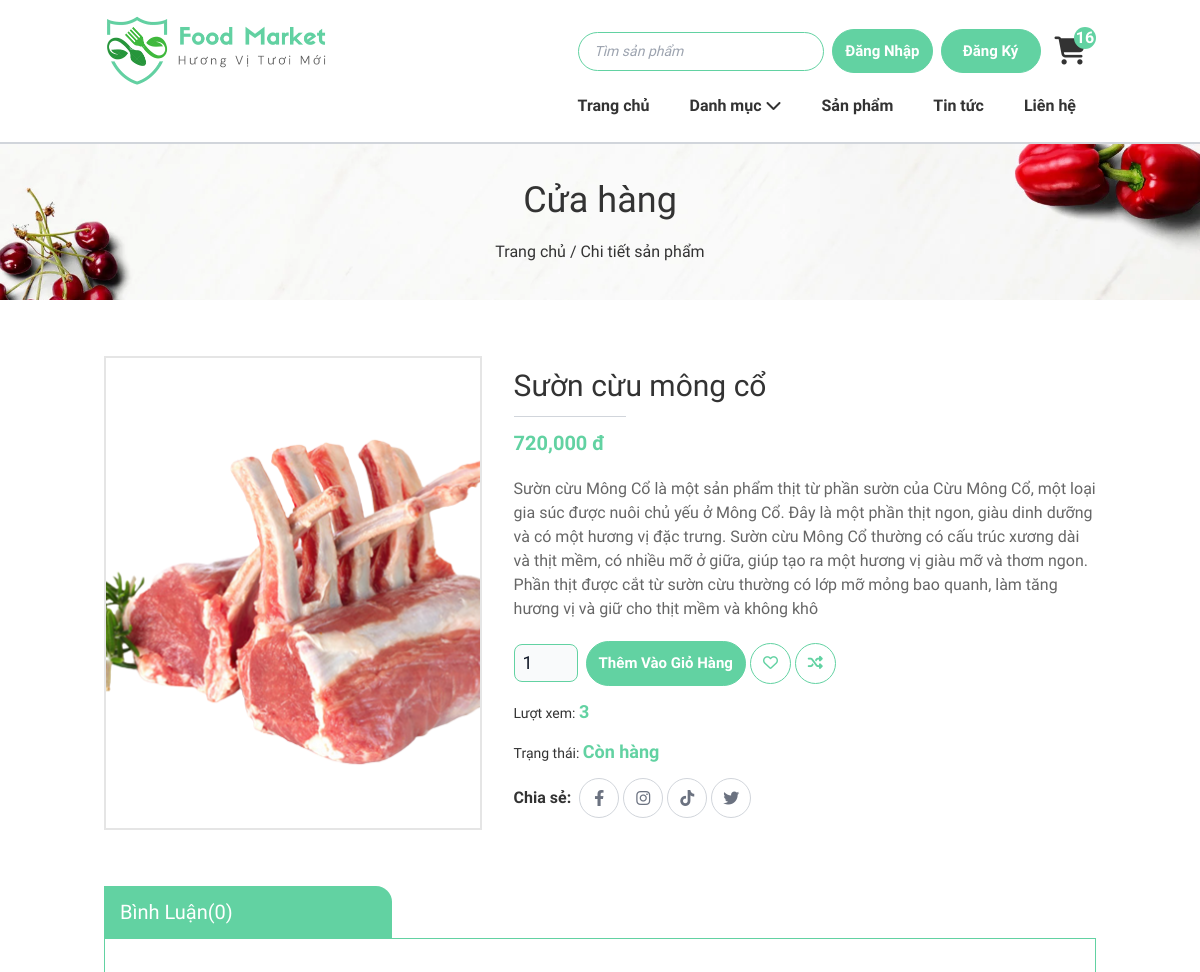
The page /site/hang-hoa/chi-tiet.php?ma_hh=42 (upper part) on the database as committed earlier.
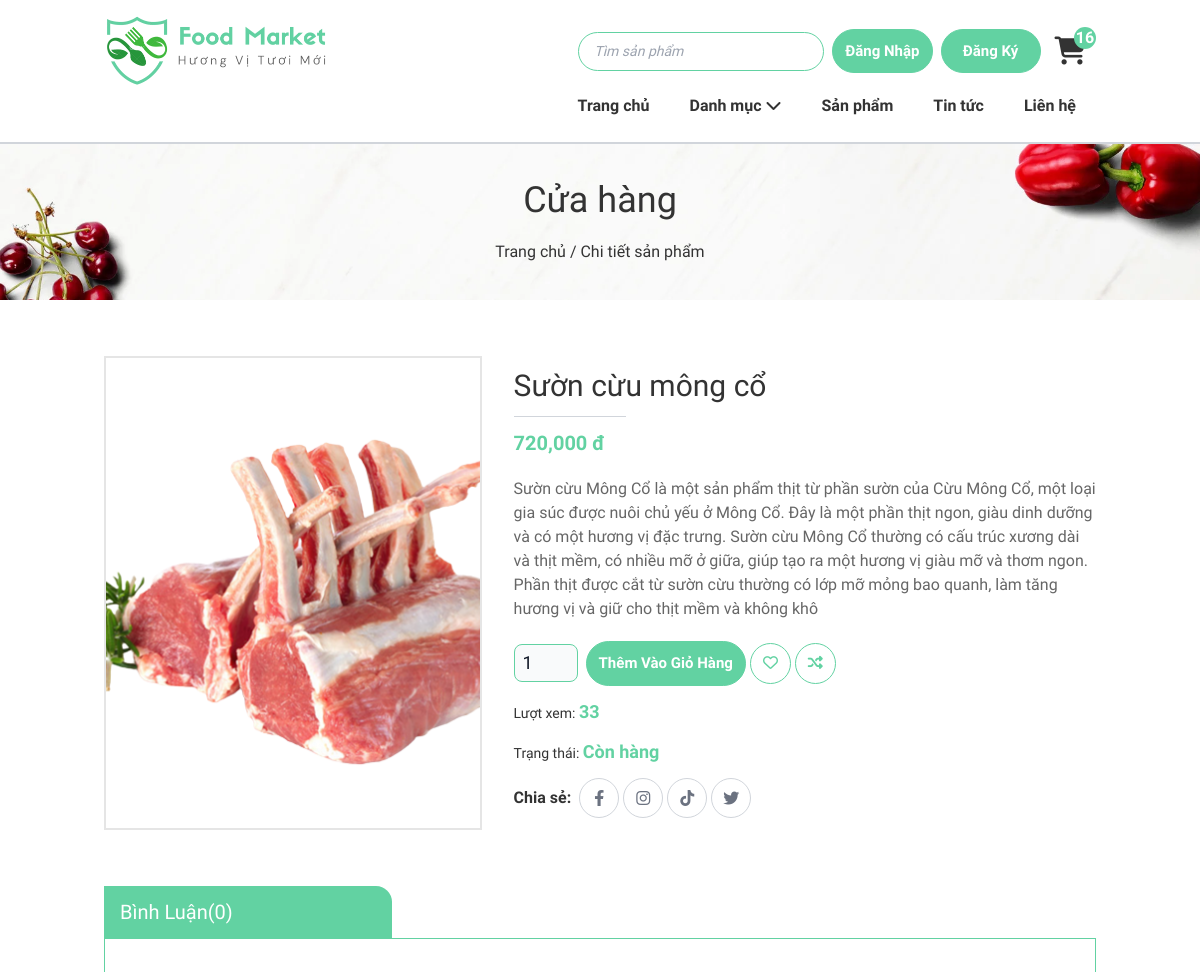
The same page on the database as committed later.
### tables this page shows
CREATE TABLE `hang_hoa` (
  `ma_hh` int(11) NOT NULL COMMENT 'mã hàng hoá',
  `ten_hh` varchar(50) NOT NULL COMMENT 'tên hàng hoá',
  `don_gia` double(10,2) NOT NULL COMMENT 'đơn giá',
  `giam_gia` double(10,2) DEFAULT 0.00 COMMENT 'mức giảm giá',
  `hinh` varchar(50) NOT NULL COMMENT 'hình ảnh',
  `ngay_nhap` date DEFAULT NULL COMMENT 'ngày nhập hàng',
  `mo_ta` text NOT NULL COMMENT 'mô tả hàng hoá',
  `dac_biet` tinyint(1) NOT NULL COMMENT 'tràng thái đặc biệt',
  `so_luot_xem` int(11) NOT NULL DEFAULT 0 COMMENT 'số lượt xem',
  `ma_loai` int(10) NOT NULL COMMENT 'mã loại'
);

### site/hang-hoa/chi-tiet.php (called while the page is built, shortened)
<?php
    require '../../global.php';
    require '../../dao/pdo.php';
    require '../../dao/hanghoa.php';
    extract($_REQUEST);
    $hang_hoa = hanghoa_select_by_id($ma_hh);
    require '../layout.php';
?>

### global.php (called while the page is built, shortened)
<?php
    $url="/food_market_10-diem";
    $url_content="$url/content";
?>

### dao/pdo.php (called while the page is built, shortened)
<?php
function pdo_get_connection(){
    $hostname='localhost';
    $dbname='xsshop';
    $username = 'root';
    $password = '';
    try{
        $connect = new PDO("mysql:host=$hostname;dbname=$dbname", $username, $password);
        $connect->setAttribute(PDO::ATTR_ERRMODE, PDO::ERRMODE_EXCEPTION);
        return $connect;
    }catch(PDOException $e){
        $e->getMessage();
    }
}
function pdo_query_one($sql){
    $sql_args = array_slice(func_get_args(), 1);
    try{
        $connect = pdo_get_connection();
        $stmt = $connect->prepare($sql);
        $stmt->execute($sql_args);
        $row = $stmt->fetch(PDO::FETCH_ASSOC);
        return $row;
    }
    catch(PDOException $e){
        throw $e;
    }
    finally{
        unset($connect);
    }
}
?>

### dao/hanghoa.php (called while the page is built, shortened)
<?php
    function hanghoa_select_by_id($ma_hh){
        $sql = "SELECT * FROM hang_hoa WHERE ma_hh=?";
        return pdo_query_one($sql, $ma_hh);
    }
?>

### site/hang-hoa/chi-tiet-ui.php (the view, shortened to what the changed rows need)
<section class="mt-[178px] md:mt-[130px] lg:mt-[142px] flex items-center justify-center
    bg-[url('<?= $url_content ?>/image-layout/breadcrumb-banner.webp')]
    bg-cover
    border-t-2
    border-gray-300
    ">
    <div class="text-center py-9">
        <h2 class="pb-5 font-['Berkshire_Swash'] text-4xl">Cửa hàng</h2>
    </div>
</section>
<section class="detail py-14">
    <div class="container mx-auto">
        <div class="grid grid-cols-1 gap-8 min-h-[400px] lg:grid-cols-5">
            <div class="col-span-1 lg:col-span-2 border-2 border-[#e5e5e5] max-w-[500px] w-full mx-auto bg-white">
                <img class="w-full h-full object-cover" src="<?php echo "$url_content/images/image_products/$hang_hoa[hinh]" ?>" alt="">
            </div>
            <div class="col-span-1 lg:col-span-3 py-3">
                <h3 class="text-3xl hover:text-[#62d2a2]">
                    <?= $hang_hoa['ten_hh'] ?>
                </h3>
                <div class="w-28 h-[1px] bg-gray-300 my-3 duration-300"></div>
                <p class="text-[#62d2a2] text-xl font-bold"><?php echo number_format($hang_hoa['don_gia']) ?> đ</p>
                <p class="py-5 text-[#666]">
                    <?= $hang_hoa['mo_ta'] ?>
                </p>
                <div class="flex items-center flex-col sm:flex-row">
                    <form class="flex items-center flex-col sm:flex-row sm:space-x-2 space-y-2 sm:space-y-0">
                    </form>
                    <div class="sm:ml-1 mt-2 sm:mt-0">
                    </div>
                </div>
                <h5 class="text-sm my-3">
                    Lượt xem: <span class="text-[#62d2a2] text-lg font-semibold"><?= $hang_hoa['so_luot_xem'] ?></span>
                </h5>
                <h5 class="text-sm my-3">
                    Trạng thái: <span class="text-[#62d2a2] text-lg font-semibold">Còn hàng</span>
                </h5>
                <div class="flex items-center space-x-2">
                    <h5 class="font-semibold"> Chia sẻ: </h5>
                    <div class="flex items-center space-x-1">
                    </div>
                </div>
            </div>
        </div>
    </div>
</section>

Rows that differ between the two databases and show on the page:
changed hang_hoa "Sườn cừu mông cổ": so_luot_xem "3" → "33"
